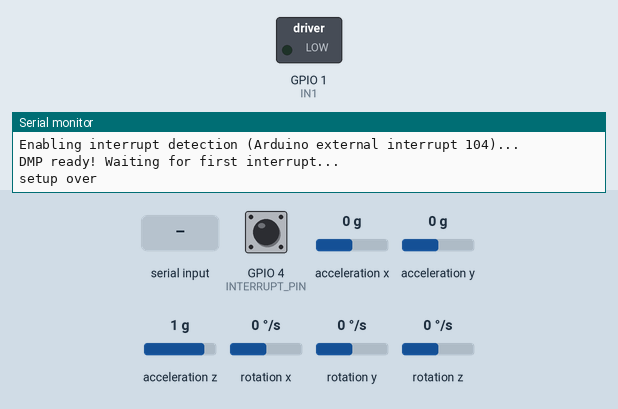
Recording of a program running on a simulated ESP32-C3. Parts: switched loads named in the program (green lamp = pin HIGH), the last lines printed to the serial monitor. The inputs (shaded band) are chosen by the test bench; at power-on: acceleration y 0 g, acceleration z 1 g, GPIO 4 (INTERRUPT_PIN) LOW, acceleration x 0 g, rotation x 0 °/s, rotation y 0 °/s, rotation z 0 °/s. The sensor or clock chip raises its interrupt line as the real part does.

Above: at 1.7 s.
1.8 s: "s 1\n" received over Serial
3.3 s: acceleration y set to -1.4 g
6.3 s: acceleration z set to -1.4 g
At 7.5 s:
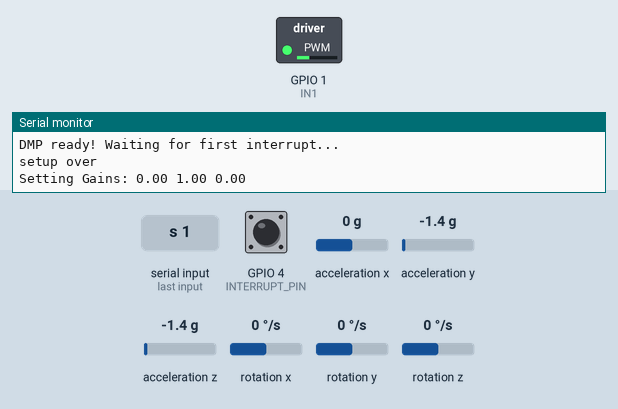
9.3 s: "i\n" received over Serial
At 12.2 s:
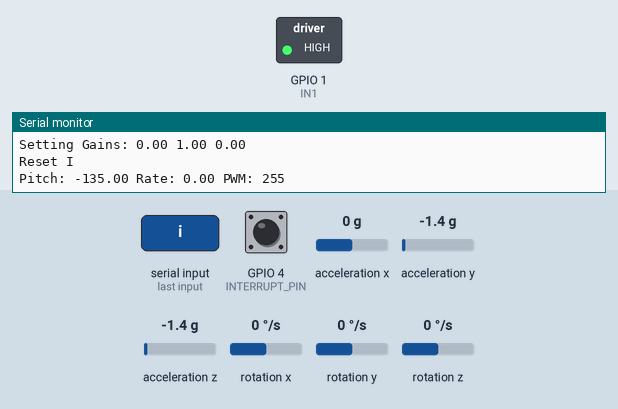
12.3 s: acceleration y set to -0.2 g
13.8 s: acceleration y set to 0.1 g
At 15.8 s:
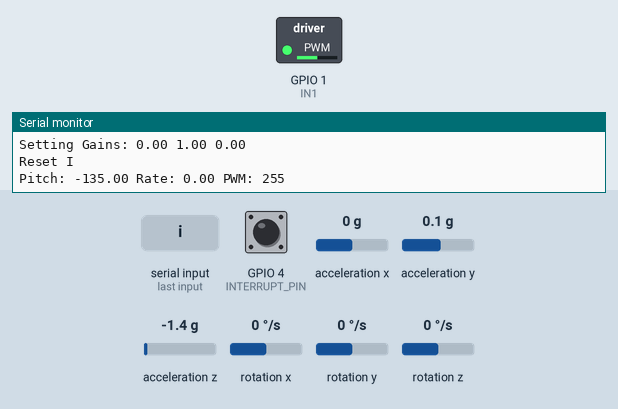
Timing chart, 0 to 17.8 s (numbered marks = the images above; inputs shaded):
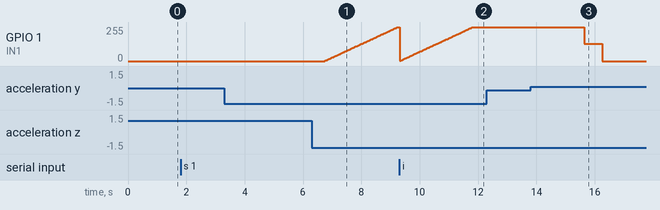

The program:

main.cpp
```cpp
#include <Arduino.h>
#include "IMU6050_v2.h"
#include "TiltController.h"
#include "MotorControl.h"

int sda_pin = 9; // GPIO16 as I2C SDA
int scl_pin = 8; // GPIO17 as I2C SCL

unsigned int count = 0;
unsigned long prevTimeCount = micros();
unsigned int countTiltPID = 0;
unsigned long prevLoop = micros();
float targetAngle = -33;
String inputString = "";

int pwm;

// Data collection variables
#define MAX_SAMPLES 1000
float pitchV2_values[MAX_SAMPLES];
int pwm_values[MAX_SAMPLES];
int dataIndex = 0;
bool isCollecting = false;


void checkSerial();
void printData();

void setup() {
  Serial.begin(115200);
  Wire.setPins(sda_pin, scl_pin);
  IMU6050setup();
  setUpPWM();
  Serial.println("setup over");
}

void loop()
{
  checkSerial();
  if (IMU6050loop()) {
    pwm = CalcMotorPower(targetAngle,pitchV2,pitchRateV2);
    setPWM(pwm);

      // Collect data if active and there's space
    if (isCollecting && dataIndex < MAX_SAMPLES) {
      pitchV2_values[dataIndex] = pitchV2;
      pwm_values[dataIndex] = pwm;
      dataIndex++;

      // Auto-stop if buffer is full
      if (dataIndex >= MAX_SAMPLES) {
        isCollecting = false;
        Serial.println("Data collection auto-stopped - buffer full");
        printData();
      }
    }
  }

  if (micros() - prevTimeCount > 10000)
  {
    // Serial.print("Hz: ");
    // Serial.println(count);
    // Serial.print("Pitch: ");
    // Serial.println(pitchV2);
    // Serial.print("Rate: ");
    // Serial.println(pitchRateV2);
    // Serial.print("PWM: ");
    // Serial.println(pwm);
    count = 0;
    prevTimeCount = micros();
  }
  count++;
}

void checkSerial() {
  while (Serial.available() > 0) {
    inputString = Serial.readStringUntil('\n');  // Read until newline
    inputString.trim();
    if (inputString.length() <= 2) {
      if (inputString == "s") {
        isCollecting = true;
        dataIndex = 0;
        Serial.println("Data collection started");
      } else if (inputString == "e") {
        isCollecting = false;
        Serial.println("Data collection ended");
        printData();
      } else if (inputString == "i") {
        resetI();
        Serial.printf("Pitch: %.2f Rate: %.2f PWM: %d\n", pitchV2, pitchRateV2, pwm);
        // Serial.print("print test");

      }
      continue;
    }

    // Find the positions of spaces
    int firstSpace = inputString.indexOf(' ');
    int secondSpace = inputString.indexOf(' ', firstSpace + 1);

    // Extract substrings and convert to float
    String kpString = inputString.substring(0, firstSpace);
    String kiString = inputString.substring(firstSpace + 1, secondSpace);
    String kdString = inputString.substring(secondSpace + 1);

    // Convert to float
    SetGains(kpString.toFloat(), kiString.toFloat(), kdString.toFloat());
  }
}

void printData() {
  Serial.println("Data Collection Results:");
  Serial.println("Index,Pitch,PWM");
  for (int i = 0; i < dataIndex; i++) {
    Serial.printf("%d,%.2f,%d\n", i, pitchV2_values[i], pwm_values[i]);
  }
  Serial.println("End of data");
}
```

IMU6050_v2.h
```cpp
#ifndef _IMU6050V2_H_
#define _IMU6050V2_H_

#include "I2Cdev.h"
#include "MPU6050_6Axis_MotionApps20.h"

extern float pitchV2;
extern float pitchRateV2;

void IMU6050setup();

bool IMU6050loop();

#endif
```

MotorControl.h
```cpp
#ifndef MOTORCONTROL_H
#define MOTORCONTROL_H

void setUpPWM();
void setPWM(int pwm);

#endif
```

TiltController.h
```cpp
#ifndef TILTCONTROLLER_H
#define TILTCONTROLLER_H

#include <Arduino.h>
#include <math.h>

void SetGains(float kp, float ki, float kd);
float GetErrorSum();
void resetI();
int CalcMotorPower(float target_angle, float measured_angle, float angluar_velocity);

#endif 
```

IMU6050_v2.cpp
```cpp
/*
  MPU6050 DMP6

  Digital Motion Processor or DMP performs complex motion processing tasks.
  - Fuses the data from the accel, gyro, and external magnetometer if applied,
  compensating individual sensor noise and errors.
  - Detect specific types of motion without the need to continuously monitor
  raw sensor data with a microcontroller.
  - Reduce workload on the microprocessor.
  - Output processed data such as quaternions, Euler angles, and gravity vectors.

  The code includes an auto-calibration and offsets generator tasks. Different
  output formats available.

  This code is compatible with the teapot project by using the teapot output format.

  Circuit: In addition to connection 3.3v, GND, SDA, and SCL, this sketch
  depends on the MPU6050's INT pin being connected to the Arduino's
  external interrupt #0 pin.

  The teapot processing example may be broken due FIFO structure change if using DMP
  6.12 firmware version.

  Find the full MPU6050 library documentation here:
  https://github.com/ElectronicCats/mpu6050/wiki

*/

#include "I2Cdev.h"
#include "MPU6050_6Axis_MotionApps20.h"
#include "IMU6050_v2.h"
//#include "MPU6050_6Axis_MotionApps612.h" // Uncomment this library to work with DMP 6.12 and comment on the above library.

/* MPU6050 default I2C address is 0x68*/
//MPU6050 mpu;
MPU6050 mpu(0x68); //Use for AD0 high
//MPU6050 mpu(0x68, &Wire1); //Use for AD0 low, but 2nd Wire (TWI/I2C) object.

/* OUTPUT FORMAT DEFINITION-------------------------------------------------------------------------------------------
- Use "OUTPUT_READABLE_QUATERNION" for quaternion commponents in [w, x, y, z] format. Quaternion does not
suffer from gimbal lock problems but is harder to parse or process efficiently on a remote host or software
environment like Processing.

- Use "OUTPUT_READABLE_EULER" for Euler angles (in degrees) output, calculated from the quaternions coming
from the FIFO. EULER ANGLES SUFFER FROM GIMBAL LOCK PROBLEM.

- Use "OUTPUT_READABLE_YAWPITCHROLL" for yaw/pitch/roll angles (in degrees) calculated from the quaternions
coming from the FIFO. THIS REQUIRES GRAVITY VECTOR CALCULATION.
YAW/PITCH/ROLL ANGLES SUFFER FROM GIMBAL LOCK PROBLEM.

- Use "OUTPUT_READABLE_REALACCEL" for acceleration components with gravity removed. The accel reference frame
is not compensated for orientation. +X will always be +X according to the sensor.

- Use "OUTPUT_READABLE_WORLDACCEL" for acceleration components with gravity removed and adjusted for the world
reference frame. Yaw is relative if there is no magnetometer present.

-  Use "OUTPUT_TEAPOT" for output that matches the InvenSense teapot demo.
-------------------------------------------------------------------------------------------------------------------------------*/
#define OUTPUT_READABLE_YAWPITCHROLL
//#define OUTPUT_READABLE_QUATERNION
//#define OUTPUT_READABLE_EULER
//#define OUTPUT_READABLE_REALACCEL
//#define OUTPUT_READABLE_WORLDACCEL
//#define OUTPUT_TEAPOT

int const INTERRUPT_PIN = 4;  // Define the interruption #0 pin
bool blinkState;

/*---MPU6050 Control/Status Variables---*/
bool DMPReady = false;  // Set true if DMP init was successful
uint8_t MPUIntStatus;   // Holds actual interrupt status byte from MPU
uint8_t devStatus;      // Return status after each device operation (0 = success, !0 = error)
uint16_t packetSize;    // Expected DMP packet size (default is 42 bytes)
uint8_t FIFOBuffer[64]; // FIFO storage buffer

/*---Orientation/Motion Variables---*/
Quaternion q;           // [w, x, y, z]         Quaternion container
VectorInt16 aa;         // [x, y, z]            Accel sensor measurements
VectorInt16 gy;         // [x, y, z]            Gyro sensor measurements
VectorInt16 aaReal;     // [x, y, z]            Gravity-free accel sensor measurements
VectorInt16 aaWorld;    // [x, y, z]            World-frame accel sensor measurements
VectorFloat gravity;    // [x, y, z]            Gravity vector
float euler[3];         // [psi, theta, phi]    Euler angle container
float ypr[3];           // [yaw, pitch, roll]   Yaw/Pitch/Roll container and gravity vector

float pitchRateV2 = 0;
float pitchV2 = 0;
//unsigned long prevtime = micros();
//int count = 0;

/*------Interrupt detection routine------*/
volatile bool MPUInterrupt = false;     // Indicates whether MPU6050 interrupt pin has gone high
void DMPDataReady() {
  MPUInterrupt = true;
}

void IMU6050setup() {
  Wire.begin();
  Wire.setClock(300000);
  delay(10);
  /*Initialize device*/
  Serial.println(F("Initializing I2C devices..."));
  pinMode(INTERRUPT_PIN, INPUT);
  attachInterrupt(digitalPinToInterrupt(INTERRUPT_PIN), DMPDataReady, RISING);

  mpu.initialize();

  /*Verify connection*/
  Serial.println(F("Testing MPU6050 connection..."));
  if(mpu.testConnection() == false){
    Serial.println("MPU6050 connection failed");
    while(true);
  }
  else {
    Serial.println("MPU6050 connection successful");
  }

  /*Wait for Serial input*/
  Serial.println(F("\nSend any character to begin: "));

  /* Initializate and configure the DMP*/
  Serial.println(F("Initializing DMP..."));
  devStatus = mpu.dmpInitialize();

  /* Supply your gyro offsets here, scaled for min sensitivity */
  mpu.setXGyroOffset(0);
  mpu.setYGyroOffset(0);
  mpu.setZGyroOffset(0);
  mpu.setXAccelOffset(0);
  mpu.setYAccelOffset(0);
  mpu.setZAccelOffset(0);

  /* Making sure it worked (returns 0 if so) */
  if (devStatus == 0) {
    mpu.CalibrateAccel(6);  // Calibration Time: generate offsets and calibrate our MPU6050
    mpu.CalibrateGyro(6);
    Serial.println("These are the Active offsets: ");
    mpu.PrintActiveOffsets();
    Serial.println(F("Enabling DMP..."));   //Turning ON DMP
    mpu.setDMPEnabled(true);

    /*Enable Arduino interrupt detection*/
    Serial.print(F("Enabling interrupt detection (Arduino external interrupt "));
    Serial.print(digitalPinToInterrupt(INTERRUPT_PIN));
    Serial.println(F(")..."));

    mpu.setIntEnabled(MPU6050_INTERRUPT_DMP_INT_BIT);
    mpu.setInterruptLatch(0);

    Serial.println(F("DMP ready! Waiting for first interrupt..."));
    DMPReady = true;
    packetSize = mpu.dmpGetFIFOPacketSize(); //Get expected DMP packet size for later comparison
  }
  else {
    Serial.print(F("DMP Initialization failed (code ")); //Print the error code
    Serial.print(devStatus);
    Serial.println(F(")"));
    // 1 = initial memory load failed
    // 2 = DMP configuration updates failed
  }
}

bool IMU6050loop() {
  /* Read a packet from FIFO */
  if (MPUInterrupt && mpu.dmpGetCurrentFIFOPacket(FIFOBuffer)) {
      mpu.dmpGetQuaternion(&q, FIFOBuffer);
      mpu.dmpGetGravity(&gravity, &q); // Get the Latest packet
      mpu.dmpGetYawPitchRoll(ypr, &q, &gravity);
      pitchV2 = ypr[2] * (float)180/M_PI;
      pitchRateV2 = (float)mpu.getRotationY()/131;
      return true;
  //     if (micros() - prevtime > 1000000) {
  //     Serial.print("gx gy gz: ");
  //     Serial.print(gx/131);
  //     Serial.print(" ");
  //     Serial.print(gy/131);
  //     Serial.print(" ");
  //     Serial.println(gz/131);
  //     Serial.println(count);
  //     MPUInterrupt = false;
  //     prevtime = micros();
  //     count = 0;
  //     }
  //     count++;
  }
  return false;
}
```

MotorControl.cpp
```cpp
#include <Arduino.h>
int IN1 = 1;  // Input pin 1 (controls direction)

const int frequency = 1000;  // PWM frequency (1kHz)
const int pwm_channelA = 0;   // PWM channel (using channel 0)
const int resolution = 8;    // 8-bit resolution (0-255 for speed control)

void setUpPWM() {
    pinMode(IN1, OUTPUT);

    // Setup PWM on the IN1 pin
    ledcSetup(pwm_channelA, frequency, resolution);
    ledcAttachPin(IN1, pwm_channelA);
    ledcWrite(pwm_channelA, 0);
}

void setPWM(int pwm) {
    ledcWrite(pwm_channelA, abs(pwm));
}
```

TiltController.cpp
```cpp
#include <Arduino.h>
#include <math.h>
#include "TiltController.h"

const int PWM_MAX_VAL = 255;
const int maxIntegral = 2000;
const int MIN_PWM = 0;
float k_p = 0;
float k_d = 0;
float k_i = 0;
float sumError;
int pastTime;

//k_d negative

void SetGains(float kp, float ki, float kd) {
    k_p = kp;
    k_i = ki;
    k_d = kd;

    Serial.print("Setting Gains: ");
    Serial.print(k_p);
    Serial.print(" ");
    Serial.print(k_i);
    Serial.print(" ");
    Serial.println(k_d);
}

float GetErrorSum() {
    return sumError;
}

int CalcMotorPower(float target_angle, float measured_angle, float angular_velocity) {
    float mNormAngle = measured_angle;
    // if (measured_angle > 180) {
    //     mNormAngle = measured_angle - 360;
    // }
    // else {
    //     mNormAngle = measured_angle;
    // }

    int currentTime = micros();
    float dt = (currentTime - pastTime) / 1000000.0;

    float error = (target_angle - mNormAngle);
    sumError += error * dt;

    if (sumError > maxIntegral) sumError = maxIntegral;
    if (sumError < -maxIntegral) sumError = -maxIntegral;

    float PWM = (k_p * error) + (k_i * sumError) + (k_d * angular_velocity);


    if (PWM > 0) {
        PWM = constrain(PWM, MIN_PWM, PWM_MAX_VAL);
    }
    else if (PWM < 0) {
        PWM = 0;
        // PWM = constrain(PWM, -1 * PWM_MAX_VAL, -1 * MIN_PWM);
    }

    pastTime = currentTime;
    return round(PWM);
}

void resetI() {
    sumError = 0;
    Serial.println("Reset I");
}
```

Measured:
- the behaviour switches between -0.1 and 0 g on acceleration y (found by bisection; images 2 and 3)
- after the input at 3.3 s, every drawn part: stays the same
- after the input at 12.3 s, every drawn part: stays the same
- after the input at 13.8 s, GPIO 1 (IN1): 255/255 → 128/255 after 1.8 s, → 0/255 0.62 s later
